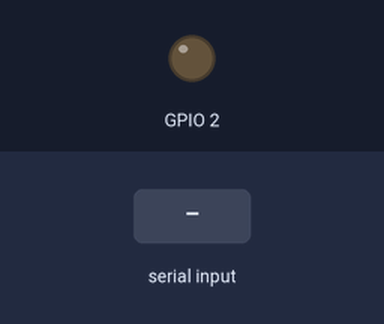
This sketch was run on a simulated ESP32. On the bench: output pins drawn as LEDs (lit = HIGH). Dashed ring = blinking. Inputs (shaded band) come from the test bench. Nothing arrives over Bluetooth unless stated; what the sketch prints to the serial monitor is not drawn.

Above: at 3.2 s.
3.3 s: "heartbeat:" received over the second serial link
At 5.1 s:
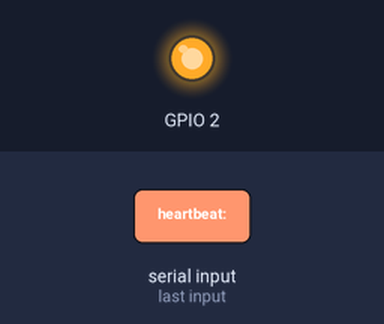
5.8 s: "test:" received over the second serial link
8.3 s: "ping:" received over the second serial link
At 9.9 s:
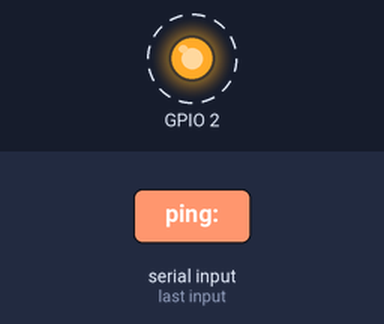
Timing chart, 0 to 16.8 s (numbered marks = the images above; inputs shaded):
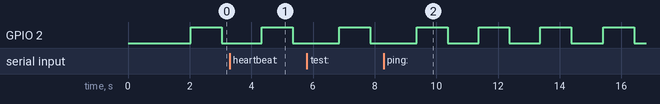

The sketch:

ESP32______.ino
```cpp
/*
 * ESP32经典蓝牙版
 * 功能：使用经典蓝牙进行ESP32间通信
 * 特点：不依赖WiFi，使用经典蓝牙
 */

#include "BluetoothSerial.h"

// 蓝牙配置
BluetoothSerial SerialBT;
const char* deviceName = "ESP32_ClassicBT";
const char* targetDeviceName = "ESP32_ClassicBT_Target";

// 全局变量
bool bluetoothConnected = false;
unsigned long lastHeartbeat = 0;
int messageCount = 0;

void setup() {
  // 初始化串口
  Serial.begin(115200);
  delay(2000);

  Serial.println();
  Serial.println("==========================================");
  Serial.println("ESP32经典蓝牙版");
  Serial.println("==========================================");

  // 显示系统信息
  displaySystemInfo();

  // 初始化GPIO
  pinMode(2, OUTPUT); // 内置LED

  // 初始化经典蓝牙
  initClassicBluetooth();

  Serial.println("==========================================");
  Serial.println("经典蓝牙系统初始化完成！");
  Serial.println("设备名称: " + String(deviceName));
  Serial.println("==========================================");
}

void loop() {
  // 处理蓝牙连接
  handleBluetoothConnection();

  // 处理蓝牙数据
  handleBluetoothData();

  // 发送心跳
  sendHeartbeat();

  // 发送测试消息
  sendTestMessages();

  // 闪烁LED
  static unsigned long lastBlink = 0;
  if (millis() - lastBlink > 1000) {
    lastBlink = millis();
    digitalWrite(2, !digitalRead(2));
  }

  // 显示状态信息
  showStatus();

  delay(100);
}

// 显示系统信息
void displaySystemInfo() {
  Serial.println("系统信息:");
  Serial.print("  芯片型号: ");
  Serial.println(ESP.getChipModel());
  Serial.print("  可用内存: ");
  Serial.print(ESP.getFreeHeap());
  Serial.println(" bytes");
  Serial.print("  CPU温度: ");
  Serial.print(temperatureRead());
  Serial.println("°C");
  Serial.println();
}

// 初始化经典蓝牙
void initClassicBluetooth() {
  Serial.println("初始化经典蓝牙...");

  // 检查蓝牙是否可用
  if (!SerialBT.begin(deviceName)) {
    Serial.println("✗ 经典蓝牙初始化失败");
    return;
  }

  Serial.println("✓ 经典蓝牙初始化成功");
  Serial.println("设备名称: " + String(deviceName));
  Serial.println("等待连接...");

  // 设置蓝牙为可发现模式
  SerialBT.enableSSP();
}

// 处理蓝牙连接
void handleBluetoothConnection() {
  if (SerialBT.hasClient()) {
    if (!bluetoothConnected) {
      bluetoothConnected = true;
      Serial.println("✓ 蓝牙客户端已连接");
    }
  } else {
    if (bluetoothConnected) {
      bluetoothConnected = false;
      Serial.println("✗ 蓝牙客户端已断开");
    }
  }
}

// 处理蓝牙数据
void handleBluetoothData() {
  if (SerialBT.available()) {
    String receivedData = SerialBT.readString();
    receivedData.trim();

    if (receivedData.length() > 0) {
      Serial.println("收到数据: " + receivedData);
      messageCount++;

      // 处理不同类型的消息
      if (receivedData.startsWith("heartbeat:")) {
        Serial.println("收到心跳: " + receivedData);
      } else if (receivedData.startsWith("test:")) {
        Serial.println("收到测试消息: " + receivedData);
        // 发送回复
        SerialBT.println("test_response: " + receivedData + " from " + deviceName);
      } else if (receivedData.startsWith("ping:")) {
        Serial.println("收到Ping: " + receivedData);
        // 发送Pong
        SerialBT.println("pong: " + receivedData + " from " + deviceName);
      } else if (receivedData.startsWith("status:")) {
        Serial.println("收到状态请求: " + receivedData);
        // 发送状态信息
        String status = "status_response: memory=" + String(ESP.getFreeHeap()) +
                       ", temp=" + String(temperatureRead()) +
                       ", uptime=" + String(millis() / 1000);
        SerialBT.println(status);
      } else {
        Serial.println("收到未知消息: " + receivedData);
        // 回显消息
        SerialBT.println("echo: " + receivedData);
      }
    }
  }
}

// 发送心跳
void sendHeartbeat() {
  if (bluetoothConnected && millis() - lastHeartbeat > 5000) { // 每5秒发送一次
    lastHeartbeat = millis();

    String heartbeat = "heartbeat:" + String(millis()) + ":" + deviceName;
    SerialBT.println(heartbeat);
    Serial.println("发送心跳: " + heartbeat);
  }
}

// 发送测试消息
void sendTestMessages() {
  static unsigned long lastTest = 0;
  if (bluetoothConnected && millis() - lastTest > 10000) { // 每10秒发送一次
    lastTest = millis();

    static int testIndex = 0;
    String testMessages[] = {"test: message " + String(testIndex),
                            "ping: " + String(millis()),
                            "status: request"};

    String testMessage = testMessages[testIndex % 3];
    SerialBT.println(testMessage);
    Serial.println("发送测试消息: " + testMessage);
    testIndex++;
  }
}

// 显示状态信息
void showStatus() {
  static unsigned long lastStatusDisplay = 0;

  if (millis() - lastStatusDisplay > 15000) { // 每15秒显示一次
    lastStatusDisplay = millis();

    Serial.println();
    Serial.println("==========================================");
    Serial.println("经典蓝牙状态");
    Serial.println("==========================================");

    Serial.println("蓝牙状态:");
    Serial.println("  连接状态: " + String(bluetoothConnected ? "已连接" : "未连接"));
    Serial.println("  设备名称: " + String(deviceName));

    Serial.println("通信状态:");
    Serial.println("  消息计数: " + String(messageCount));

    Serial.println("系统状态:");
    Serial.println("  可用内存: " + String(ESP.getFreeHeap()) + " bytes");
    Serial.println("  CPU温度: " + String(temperatureRead()) + "°C");
    Serial.println("  运行时间: " + String(millis() / 1000) + " 秒");

    if (!bluetoothConnected) {
      Serial.println();
      Serial.println("等待蓝牙连接...");
      Serial.println("设备名称: " + String(deviceName));
    }

    Serial.println("==========================================");
    Serial.println();
  }
}
```

Measured:
- by itself, GPIO 2: alternates HIGH for 1.0 s and LOW for 1.0 s
